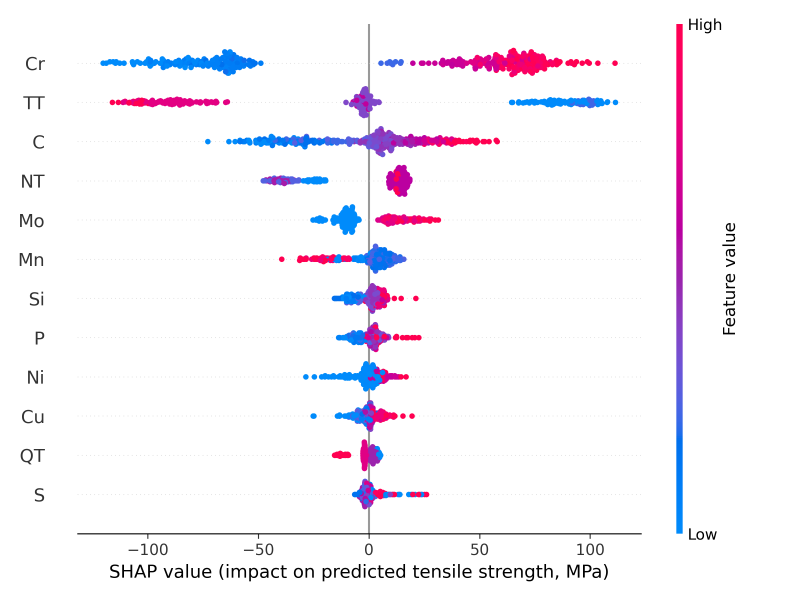
#> input picture figures/fig_shap_summary_Tensile.png, 2400 x 1800 px (shown at 1/3 size); its folder holds 8 pictures in this run
$ python 06_composite_figures.py
#> lines starting #> are read from the running program, lines starting #| are printed output that depends on the picture
"""Assemble multi-panel manuscript figures from the individual PNGs."""
from pathlib import Path
from PIL import Image, ImageDraw, ImageFont

FIG = Path(__file__).parent / "figures"
try:
    FONT = ImageFont.truetype("arialbd.ttf", 90)
except OSError:
    FONT = ImageFont.load_default()


def row(files, out, labels="abcdef"):
#> called with out = 'composite_shap_summary.png', labels = 'abcdef'
    ims = [Image.open(FIG / f).convert("RGB") for f in files]
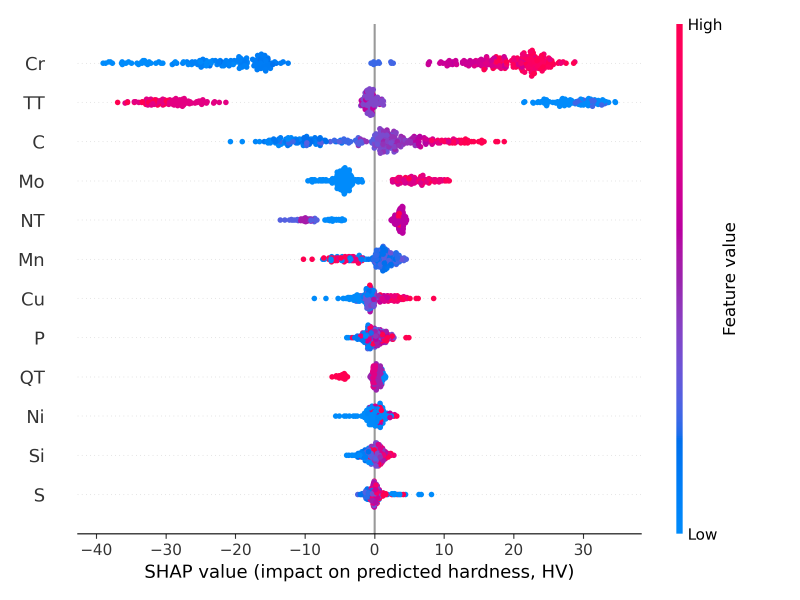
#> input picture figures/fig_shap_summary_Hardness.png, 2400 x 1800 px (shown at 1/3 size)
#> ims = 2 items
    h = min(i.height for i in ims)
#> h = 1800
    ims = [i.resize((int(i.width * h / i.height), h)) for i in ims]
    canvas = Image.new("RGB", (sum(i.width for i in ims), h), "white")
#> canvas: PIL image 4800x1800 RGB; every value is 255
    x = 0
    for i, (im, lab) in enumerate(zip(ims, labels)):
        canvas.paste(im, (x, 0))
        ImageDraw.Draw(canvas).text((x + 20, 10), f"({lab})", fill="black", font=FONT)
        x += im.width
#> this loop made 2 passes
#> (lab, x) on passes 1 to 2: ('a', 2400), ('b', 4800)
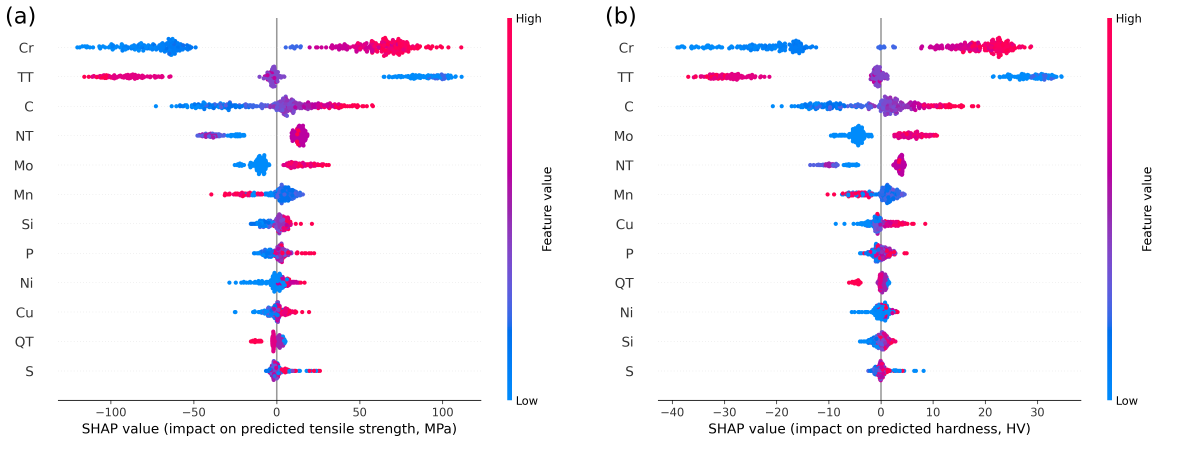
#> canvas: PIL image 4800x1800 RGB (shown at 1/4 size); mean R, G, B 247.1, 244.7, 249.6
#> after the loop, x = 4800
    canvas.save(FIG / out, dpi=(300, 300))


row(["fig_shap_summary_Tensile.png", "fig_shap_summary_Hardness.png"], "composite_shap_summary.png")
row(["fig_shap_dependence_Tensile_C.png", "fig_shap_dependence_Tensile_Cr.png",
     "fig_shap_dependence_Tensile_TT.png"], "composite_shap_dependence_tensile.png")
#> call 2 of row, with out = 'composite_shap_dependence_tensile.png', labels = 'abcdef'
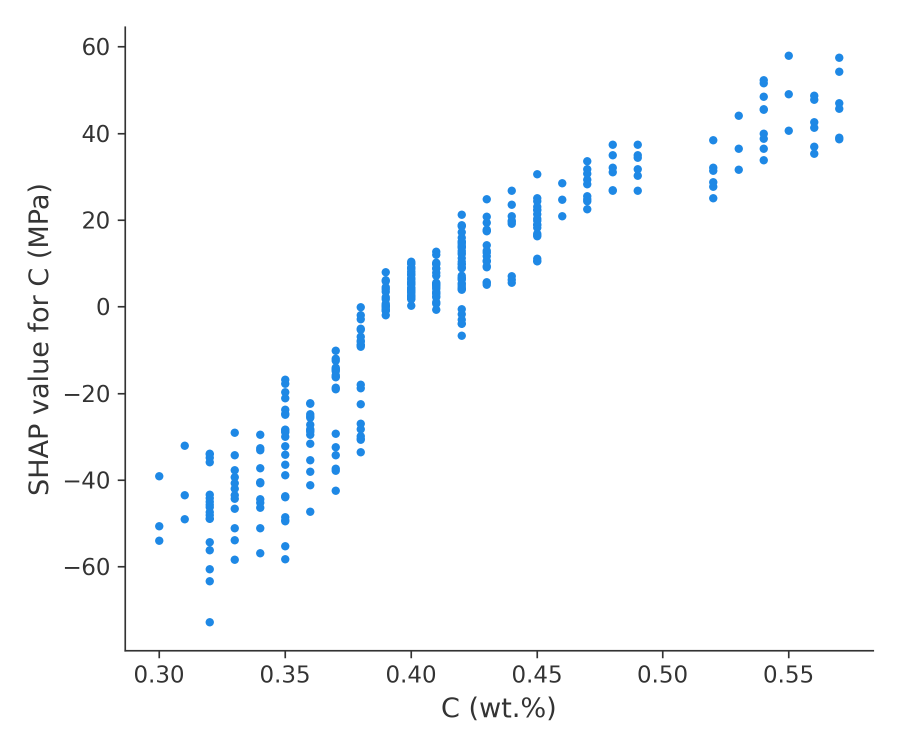
#> input picture figures/fig_shap_dependence_Tensile_C.png, 1800 x 1500 px (shown at 1/2 size)
#> (the run stopped early here; a loop or call above may not have finished)
